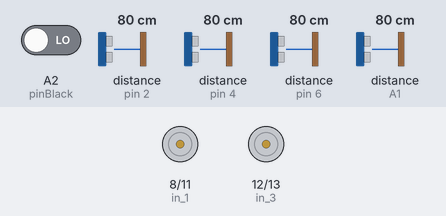
This sketch was run on a simulated Arduino Uno, built with avr-gcc and run on an emulated ATmega328P. Shown: motor-driver pin pairs drawn as motors (green arrow = first pin HIGH = forward, orange = second pin HIGH = backward, longer = more drive, scaled by the enable pin). Wiring (inferred from the names in the program): 4 × ultrasonic range finder: trigger pin 3, echo pin 2 / trigger pin 5, echo pin 4 / trigger pin 7, echo pin 6 / trigger A0, echo A1. The test bench sets the inputs (shaded band); at power-on: distance to the obstacle (sensors on A1, pin 2, pin 4, pin 6) 80 cm, A2 (pinBlack) LOW. The echo pulse lasts 58.3 µs per cm.

Above: at 1.1 s.
At 2.3 s:
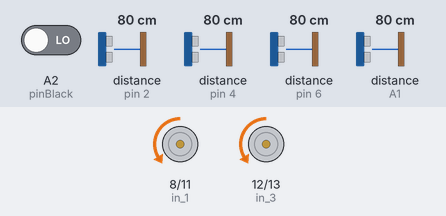
2.4 s: distance to the obstacle (sensor on A1) set to 33 cm
At 2.8 s:
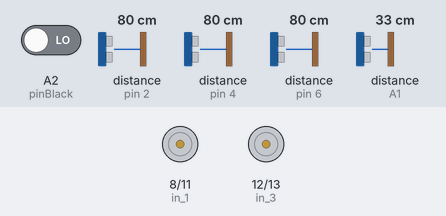
5.9 s: distance to the obstacle (sensor on A1) set to 27 cm
11.0 s: distance to the obstacle (sensor on pin 2) set to 83 cm
16.1 s: distance to the obstacle (sensor on pin 2) set to 2 cm
21.2 s: distance to the obstacle (sensor on pin 2) set to 120 cm
Timing chart, 0 to 27.3 s (numbered marks = the images above; inputs shaded):
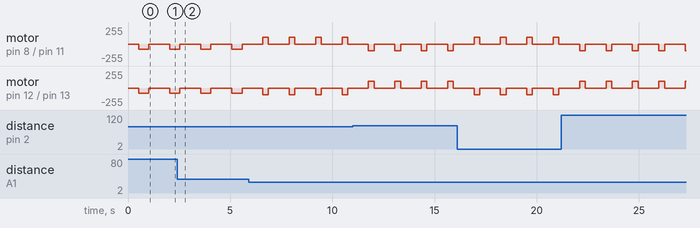

The sketch:

sketch_apr22a.ino
```cpp
/////////////out 1 w 2 beta3 el right motor
/////////////out 3 w 4 beta3 el left motor

//For first motor (Left)
const int pwm1 = 9  ;
const int in_1 = 8 ;
const int in_2 = 11 ;
//

//For second motor (Right)
const int pwm2 = 10 ;
const int in_3 = 12 ;
const int in_4 = 13 ;
//

//////////////////Ultra Sonic Front`
const int TriggerPin1 = A0;      //Trig pin
const int EchoPin1 = A1;         //Echo pin
float Duration1 = 0;
//////////////////

//////////////////Ultra Sonic Back
const int TriggerPin2 = 5;      //Trig pin
const int EchoPin2 = 4;         //Echo pin
float Duration2 = 0;
//////////////////

//////////////////Ultra Sonic Left
const int TriggerPin3 = 7;      //Trig pin
const int EchoPin3 = 6;         //Echo pin
float Duration3 = 0;
//////////////////

//////////////////Ultra Sonic Right
const int TriggerPin4 = 3;      //Trig pin
const int EchoPin4 = 2;         //Echo pin
float Duration4 = 0;
//////////////////

/////////////////Black Color Sensor
const int pinBlack= A2;
/////////////////

void setup() {
  // put your setup code here, to run once:
/////////////Motor 1 (Left)
pinMode(pwm1,OUTPUT) ;   //we have to set PWM pin as output
pinMode(in_1,OUTPUT) ;  //Logic pins are also set as output
pinMode(in_2,OUTPUT) ;
/////////////

/////////////Motor 2 (Right)
pinMode(pwm2,OUTPUT) ;   //we have to set PWM pin as output
pinMode(in_3,OUTPUT) ;  //Logic pins are also set as output
pinMode(in_4,OUTPUT) ;
/////////////

/////////////Ultra Sonic Front
// put your setup code here, to run once:
  pinMode(TriggerPin1,OUTPUT);  // Trigger is an output pin
  pinMode(EchoPin1,INPUT);      // Echo is an input pin
  Serial.begin(9600);          // Serial Output
////////////

/////////////Ultra Sonic Back
// put your setup code here, to run once:
  pinMode(TriggerPin2,OUTPUT);  // Trigger is an output pin
  pinMode(EchoPin2,INPUT);      // Echo is an input pin
////////////

/////////////Ultra Sonic Left
// put your setup code here, to run once:
  pinMode(TriggerPin3,OUTPUT);  // Trigger is an output pin
  pinMode(EchoPin3,INPUT);      // Echo is an input pin
////////////

/////////////Ultra Sonic Right
// put your setup code here, to run once:
  pinMode(TriggerPin4,OUTPUT);  // Trigger is an output pin
  pinMode(EchoPin4,INPUT);      // Echo is an input pin
////////////

/////////////////Black Color Sensor
  pinMode(pinBlack,INPUT);
/////////////////
}

void loop() {
  // put your main code here, to run repeatedly:

//////////////Ultra Sonic Front
// put your main code here, to run repeatedly:
  digitalWrite(TriggerPin1, LOW);
  delayMicroseconds(2);
  digitalWrite(TriggerPin1, HIGH);          // Trigger pin to HIGH
  delayMicroseconds(10);                   // 10us high
  digitalWrite(TriggerPin1, LOW);           // Trigger pin to HIGH

  Duration1 = pulseIn(EchoPin1,HIGH);        // Waits for the echo pin to get high
                                           // returns the Duration in microseconds

//////////////

//////////////Ultra Sonic Back
// put your main code here, to run repeatedly:
  digitalWrite(TriggerPin2, LOW);
  delayMicroseconds(2);
  digitalWrite(TriggerPin2, HIGH);          // Trigger pin to HIGH
  delayMicroseconds(10);                   // 10us high
  digitalWrite(TriggerPin2, LOW);           // Trigger pin to HIGH

  Duration2 = pulseIn(EchoPin2,HIGH);        // Waits for the echo pin to get high
                                           // returns the Duration in microseconds
///////////////
//////////////Ultra Sonic Left
// put your main code here, to run repeatedly:
  digitalWrite(TriggerPin3, LOW);
  delayMicroseconds(2);
  digitalWrite(TriggerPin3, HIGH);          // Trigger pin to HIGH
  delayMicroseconds(10);                   // 10us high
  digitalWrite(TriggerPin3, LOW);           // Trigger pin to HIGH

  Duration3 = pulseIn(EchoPin3,HIGH);        // Waits for the echo pin to get high
                                           // returns the Duration in microseconds
//////////////
//////////////Ultra Sonic Right
// put your main code here, to run repeatedly:
  digitalWrite(TriggerPin4, LOW);
  delayMicroseconds(2);
  digitalWrite(TriggerPin4, HIGH);          // Trigger pin to HIGH
  delayMicroseconds(10);                   // 10us high
  digitalWrite(TriggerPin4, LOW);           // Trigger pin to HIGH

  Duration4 = pulseIn(EchoPin4,HIGH);        // Waits for the echo pin to get high
                                           // returns the Duration in microseconds

//////////////

/////////////////Black Color Sensor
int Black=digitalRead(pinBlack);
////////////////
delay(500);
float f=GetDistanceFront(Duration1);
if (f>30)
{
SetWheelLeft(75);
SetWheelRight(75);
delay(500);
SetWheelLeft(0);
SetWheelRight(0);
}
else
{

  float L=GetDistanceLeft(Duration3);
  float R=GetDistanceRight(Duration4);
  if(L<R)
  {
   RotateCar90Right();
  }
  else if(L>R)
  {
   RotateCar90Left();
  }
}
delay(500);
}

////////////////Right Wheel Movement
void SetWheelRight(int s)
{
  if(s>0)
  {
    //For Clock wise motion
    digitalWrite(in_3,LOW) ;
    digitalWrite(in_4,HIGH) ;
    analogWrite(pwm2,s) ;
    return;
  }
  else if(s<0)
  {
    //For Anti-Clock wise motion
    digitalWrite(in_3,HIGH) ;
    digitalWrite(in_4,LOW) ;
    analogWrite(pwm2,-s) ;
    return;
  }
     else if(s==0)
  {
    //For Stopping
    digitalWrite(in_3,LOW) ;
    digitalWrite(in_4,LOW) ;
    analogWrite(pwm2,0) ;
    return;
  }
  return;
}
////////////////
////////////////Left Wheel Movement
void SetWheelLeft(int s)
{
  if(s>0)
  {
    //For Clock wise motion
    digitalWrite(in_1,LOW) ;
    digitalWrite(in_2,HIGH) ;
    analogWrite(pwm1,s) ;
    return;
  }
  else if(s<0)
  {
    //For Anti-Clock wise motion
    digitalWrite(in_1,HIGH) ;
    digitalWrite(in_2,LOW) ;
    analogWrite(pwm1,-s) ;
    return;
  }
    else if(s==0)
  {
    //For Stopping
    digitalWrite(in_1,LOW) ;
    digitalWrite(in_2,LOW) ;
    analogWrite(pwm1,0) ;
    return;
  }
  return;
}
////////////////
/////////////////Rotation 90 to the left
void RotateCar90Left()
{
int s=-100;
int s1=100;
SetWheelLeft(s);
SetWheelRight(s1);
delay(275);
SetWheelLeft(0);
SetWheelRight(0);
}
////////////////
/////////////////Rotation 90 to the right
void RotateCar90Right()
{
int s=100;
int s1=-100;
SetWheelLeft(s);
SetWheelRight(s1);
delay(275);
SetWheelLeft(0);
SetWheelRight(0);
}
////////////////
/////////////////Rotation 180
void RotateCar180()
{
int s=-100;
int s1=100;
SetWheelLeft(s);
SetWheelRight(s1);
delay(540);
SetWheelLeft(0);
SetWheelRight(0);
}
////////////////
/////////////////Ultra Sonic Front
float GetDistanceFront(float time)
{
  float DistanceCalc;                      // Calculation variable

  DistanceCalc = ((time * 0.034) / 2);     // Actual calculation in cm
    //DistanceCalc = time / 74 / 2;         // Actual calculation in inches
  return DistanceCalc;                    // return calculated value
}
/////////////////
/////////////////Ultra Sonic Back
float GetDistanceBack(float time)
{
  float DistanceCalc;                      // Calculation variable

  DistanceCalc = ((time * 0.034) / 2);     // Actual calculation in cm
    //DistanceCalc = time / 74 / 2;         // Actual calculation in inches
  return DistanceCalc;                    // return calculated value
}
/////////////////
/////////////////Ultra Sonic Left
float GetDistanceLeft(float time)
{
  float DistanceCalc;                      // Calculation variable

  DistanceCalc = ((time * 0.034) / 2);     // Actual calculation in cm
    //DistanceCalc = time / 74 / 2;         // Actual calculation in inches
  return DistanceCalc;                    // return calculated value
}
/////////////////
/////////////////Ultra Sonic Right
float GetDistanceRight(float time)
{
  float DistanceCalc;                      // Calculation variable

  DistanceCalc = ((time * 0.034) / 2);     // Actual calculation in cm
    //DistanceCalc = time / 74 / 2;         // Actual calculation in inches
  return DistanceCalc;                    // return calculated value
}
/////////////////
```

Measured:
- by itself, motor on pin 8 (in_1) / pin 11 (in_2): alternates backward 100/255 for 0.28 s and stopped for 1.0 s
- by itself, motor on pin 12 (in_3) / pin 13 (in_4): alternates forward 100/255 for 0.28 s and stopped for 1.0 s
